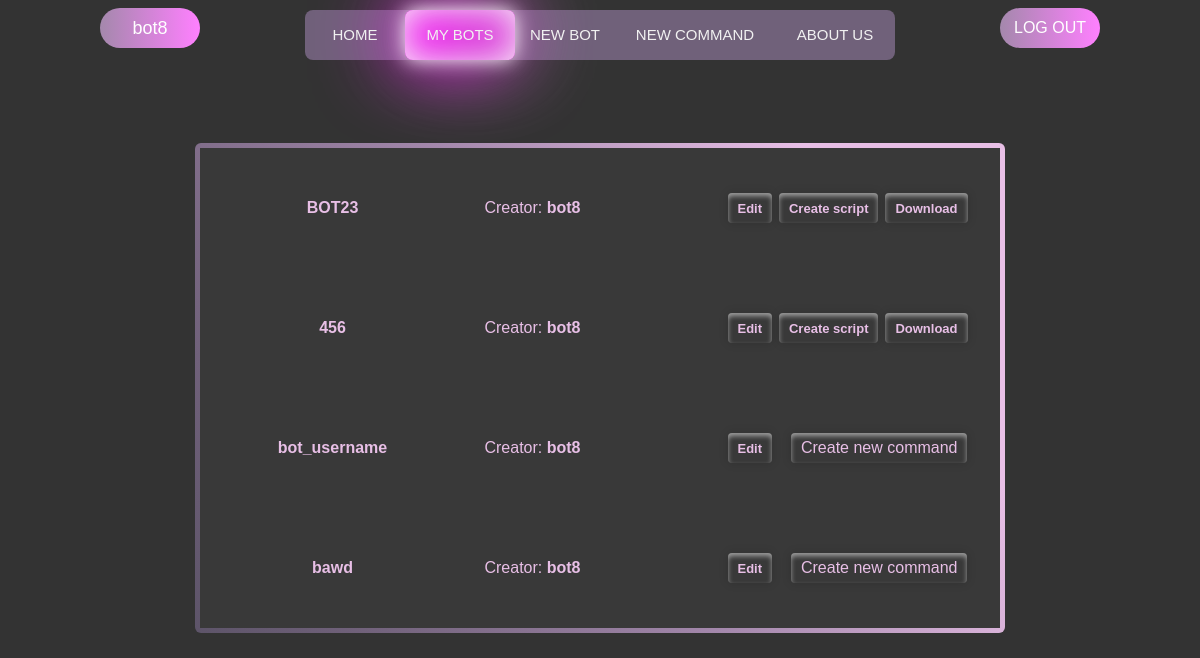
/bots/ (signed in), run on an earlier commit of the app's database.
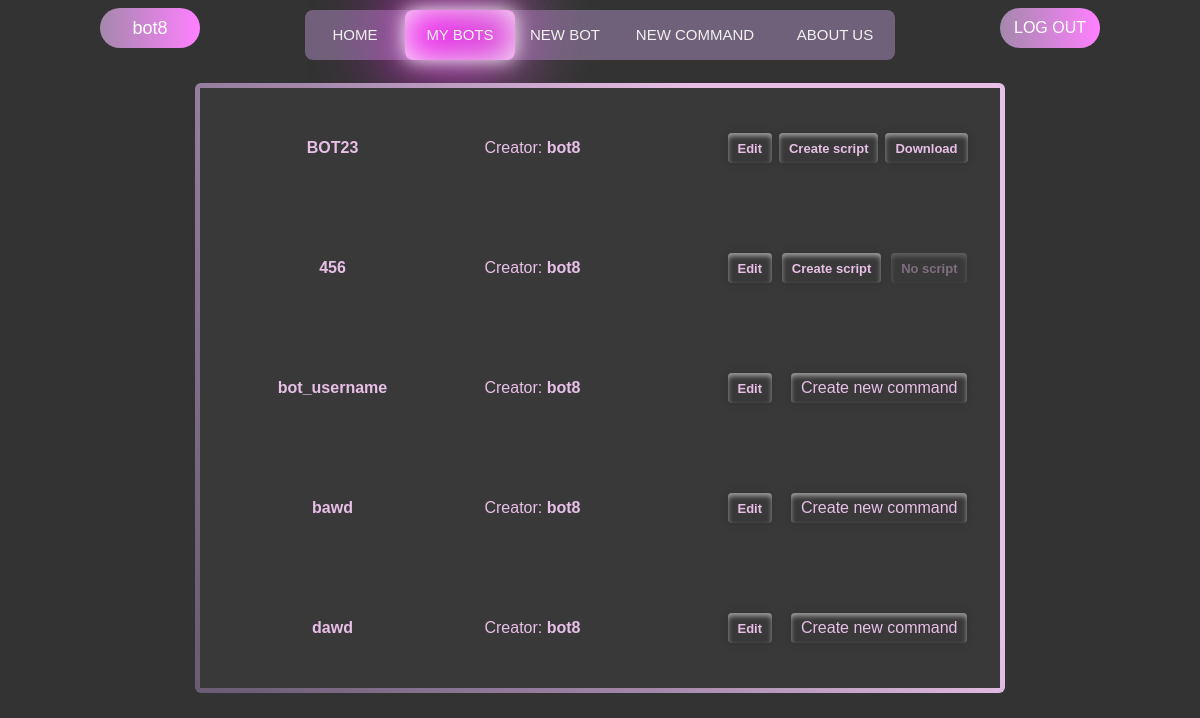
And on a later commit of the database.
### constructor/models.py (models this page shows, shortened)
class Bot(models.Model):
    user = models.ForeignKey(User, on_delete=models.CASCADE, null=True, blank=True)
    bot_username = models.CharField("Bot's username", max_length=30)
    bot_token = models.CharField("Bot's token", max_length=50, null=False)
    has_script = models.BooleanField('Has script?', default=False)
    script_path = models.CharField('Path', default='', max_length=70)

### authentication/models.py (models this page shows)
class CustomUser(AbstractUser):
    email = models.EmailField('Email', unique=True)
    avatar = models.ImageField('Avatar', blank=True, upload_to=f'avatars/')
    telegram_id = models.CharField('Telegram id', blank=True, max_length=40)
    def __str__(self):
        return self.username

### constructor/views.py (the view, shortened to what this page needs)
# urls.py: path('', BotList.as_view(), name='bots')
class BotList(LoginRequiredMixin, View):
    model = Bot
    template_name = 'constructor/bots-list.html'
    context_object_name = 'bots'
    def get(self, request):
        bots_without_commands = []
        bots = Bot.objects.all().filter(user=self.request.user)
        for bot in bots:
            if not Command.objects.all().filter(bot_name=bot.bot_username):
                bots_without_commands.append(bot.bot_username)
        return render(request,
                      self.template_name,
                      context={
                          "bots": Bot.objects.all().filter(user=self.request.user),
                          "commands": Command.objects.all(),
                          "bots_without_commands": bots_without_commands,
                      }
                      )

### constructor/templates/constructor/bots-list.html (shortened to what this page needs)
{% extends 'main/base.html' %}
{% load static %}
{% block links %}
    <link rel="stylesheet" href="{% static 'constructor/css/bot_list.css' %}">
    <link rel="stylesheet" href="https://cdn.jsdelivr.net/npm/bootstrap-icons@1.9.1/font/bootstrap-icons.css">
{% endblock %}
{% block div-animation %}<div class="animation start-bots"></div>{% endblock %}
{% block content %}
    <main>
        <div class="tasks-list gradient-border">
                    {% for bot in bots %}
                        <div class="overtask">
                            <div class="task">
                                <div class="task-content">
                                    <p><strong>{{bot.bot_username}}</strong></p>
                                    <p>Creator: <strong>{{ bot.user }}</strong> </p>
                                </div>
                                <div class="buttons">
                                    <td><a href="{% url 'bot-edit-page' pk=bot.bot_username %}"><button class="bot-btn edit-btn" type="button">Edit</button></a></td>
                                    <td>
                                            <form method="post">
                                                {% if bot.bot_username in bots_without_commands %}
                                                {% else %}
                                                    <button class="bot-btn create-script-btn" type="submit" name="{{ bot.bot_username }} {{ bot.bot_token }}">Create script</button>
                                                {% endif %}
                                            </form>
                                    </td>
                                    <td>
                                        {% if bot.has_script %}
                                            <a href="{% get_media_prefix %}{{ bot.script_path }}" download><button class="bot-btn script-btn">Download</button></a>
                                        {% else %}
                                            {% if bot.bot_username in bots_without_commands %}
                                                <a href="{% url 'bot-add-command' %}"><input class="create-sub" type="submit" value="Create new command"></a>
                                            {% else %}
                                                <a><button class="bot-btn script-btn noscr">No script</button></a>
                                            {% endif %}
                                        {% endif %}
                                    </td>
                                </div>
                        </div>
                        {% endfor %}
            </div>
        </div>
    </main>
{% endblock %}

What changed in the data, as far as the page shows it:
changed Bot (number 2 of 5 on the later page): has_script "Download" → "No script"
added Bot: bot_username "dawd", user "bot8"
